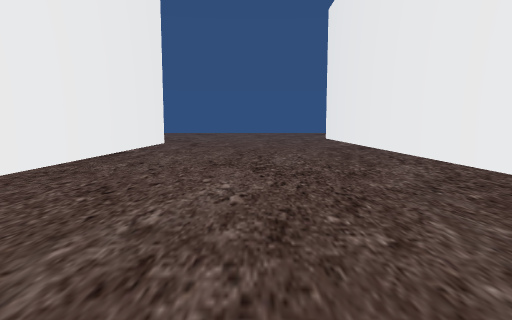
view 1 (above)

19 first-person views from a walk through a Unity game level. The camera is 1.2 m above the floor, tilts 6° down and sees 75° across. The floor is counted in squares, 2 m on a side. Each view is taken from the middle of a square. On the plan, view 1 faces up. The plan holds only what a view shows up to about 10 squares ahead; the rest is blank. The place goes on beyond the plan. The player is left out. Some animated figures are left out.

view 2
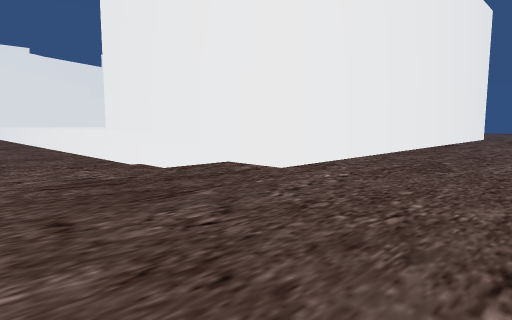

view 3
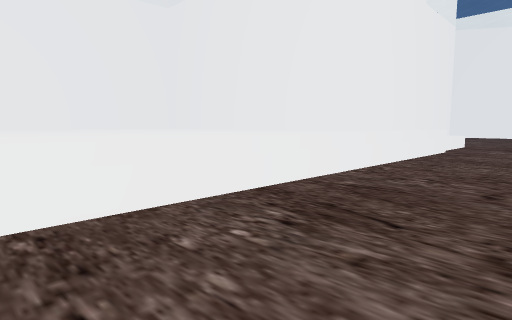

view 4
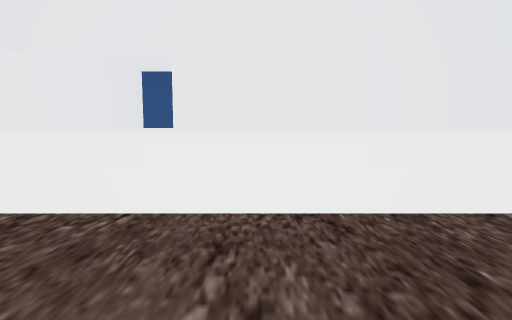

view 5
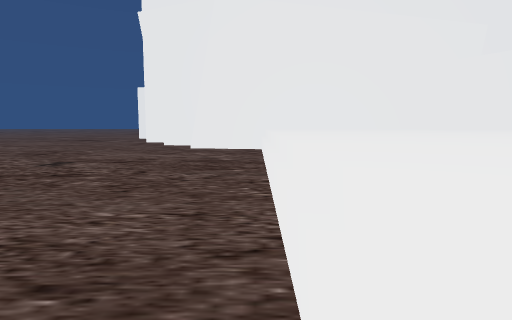

view 6
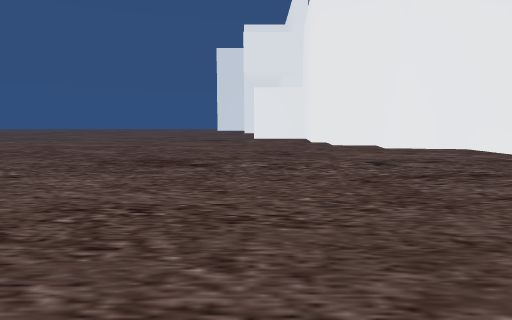

view 7
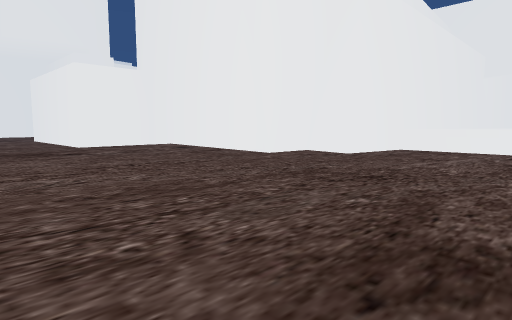

view 8
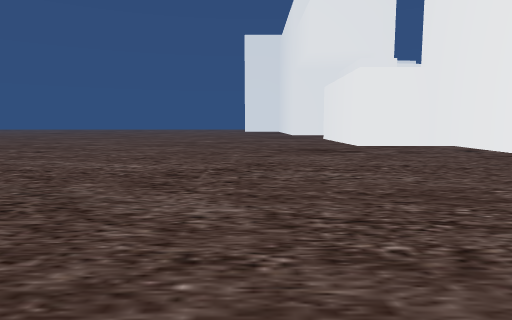

view 9
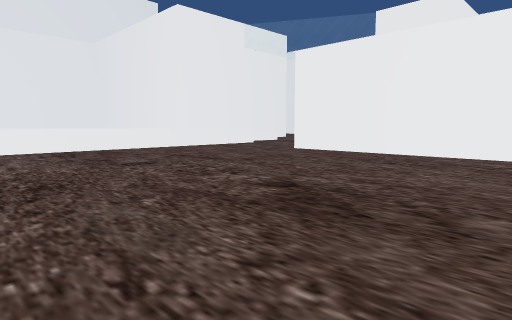

view 10
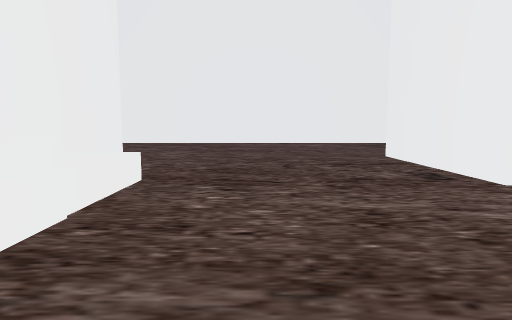

view 11
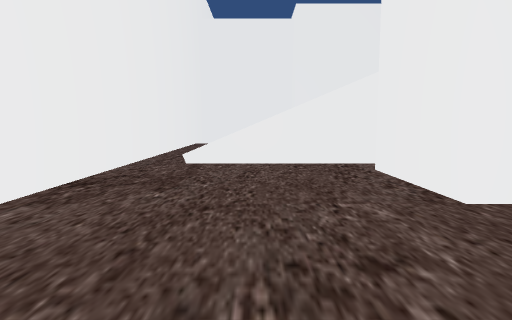

view 12
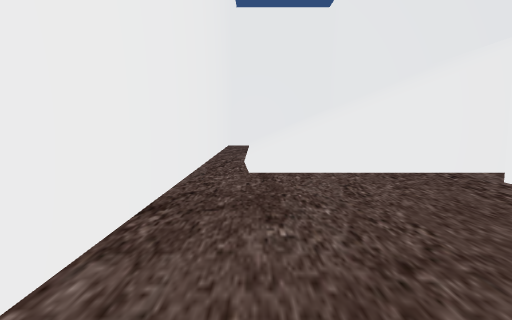

view 13
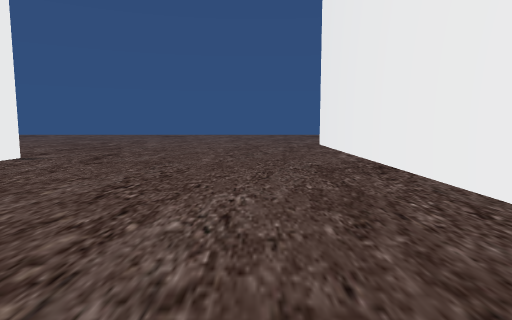

view 14
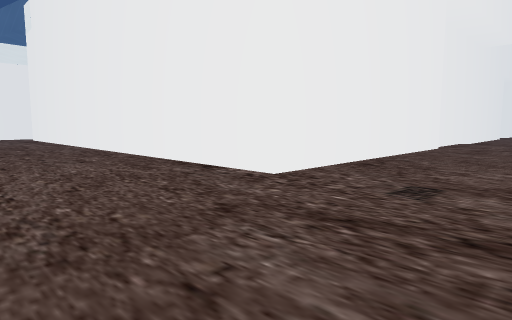

view 15
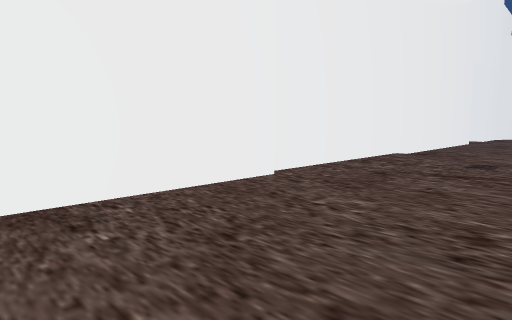

view 16
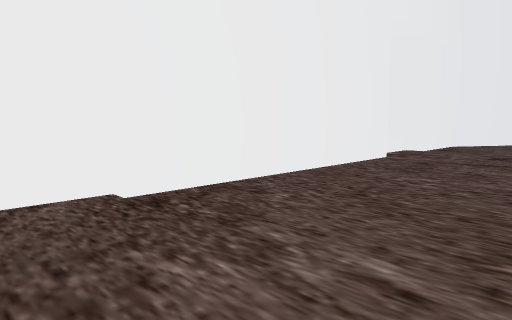

view 17
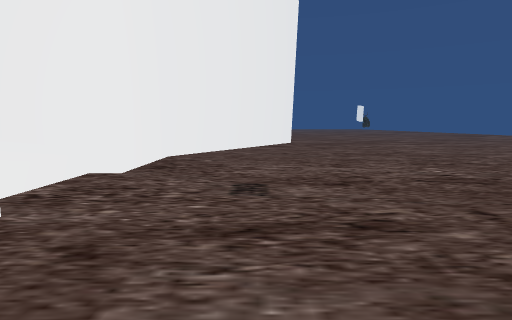

view 18
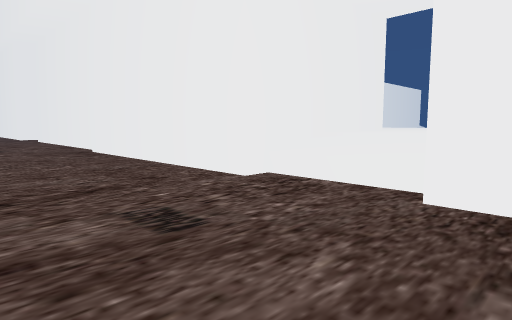

view 19
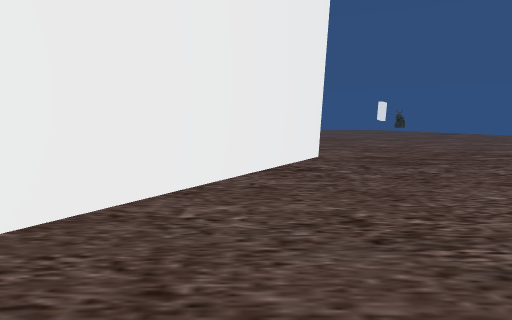

### Floor plan
Key: @ floor where view 1 was taken; # wall or solid block; . main floor; : floor 4.25 m higher than the main floor; / step, stairs or slope; ^ raised ledge.
Columns run from 29 left of view 1 to 3 right of it. Each row starts with its distance up from view 1.
 11    #............... ............#
 10    ###..........................#
  9      ##.........................#
  8       ####^^###############.....#
  7           ^^^             #.....#
  6           ^^^             #.....#
  5          ^^^^^^^^^^^^^^   #.....#
  4          ^^^^^^^^^^^^ ^   #.....#
  3         ^^^^^^^^^^^^^^^   #.....
  2         ^^^^^^^^^^^^^^^   #.....
  1         ^^^^^^^^^^^^^^^   #.....#
  0         ^^^^^^^^^^^^^^^   #..@..#
 -1         ^^^^^^^^^^^^^^#####.....#
 -2        #........................#
 -3       ##........................#
 -4       #........ ................#
 -5  ######........  ...............#
 -6  #....................:   ###...#
 -7 ##....................:     #...#
 -8 ......................:     ////#
 -9  .............. ......:    /////#
-10  .............  .....      /////#
-11  ...........               /////#
-12  ..........                /////#
-13  ........               ######//#
-14  .......                     ####
-15  .....

Where each view was taken, in squares from view 1:
view 1: 0 up, 0 right, facing up
view 2: 4 down, 0 right, facing up-left
view 3: 4 down, 13 left, facing up-right
view 4: 4 down, 15 left, facing up
view 5: 2 down, 13 left, facing left
view 6: 7 down, 13 left, facing left
view 7: 10 down, 18 left, facing up-left
view 8: 10 down, 18 left, facing left
view 9: 10 down, 13 left, facing up-right
view 10: 3 down, 7 left, facing right
view 11: 3 down, 1 right, facing down
view 12: 4 down, 2 right, facing down
view 13: 4 up, 1 right, facing up
view 14: 11 up, 0 right, facing down-left
view 15: 11 up, 5 left, facing down-left
view 16: 11 up, 11 left, facing down-left
view 17: 10 up, 15 left, facing left
view 18: 11 up, 20 left, facing down-right
view 19: 10 up, 20 left, facing left
